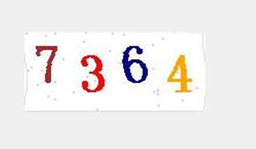
#> input picture denosing_and_painting/test.png, 256 x 149 px, shrunk from 500 x 291 before the run
$ python recognize.py
#> lines starting #> are read from the running program, lines starting #| are printed output that depends on the picture
#coding:utf-8
import sys,os
from PIL import Image,ImageDraw

#二值判断,如果确认是噪声,用改点的上面一个点的灰度进行替换
#该函数也可以改成RGB判断的,具体看需求如何
def getPixel(image,x,y,G,N):
    L = image.getpixel((x,y))
    if L > G:
        L = True
    else:
        L = False

    nearDots = 0
    if L == (image.getpixel((x - 1,y - 1)) > G):
        nearDots += 1
    if L == (image.getpixel((x - 1,y)) > G):
        nearDots += 1
    if L == (image.getpixel((x - 1,y + 1)) > G):
        nearDots += 1
    if L == (image.getpixel((x,y - 1)) > G):
        nearDots += 1
    if L == (image.getpixel((x,y + 1)) > G):
        nearDots += 1
    if L == (image.getpixel((x + 1,y - 1)) > G):
        nearDots += 1
    if L == (image.getpixel((x + 1,y)) > G):
        nearDots += 1
    if L == (image.getpixel((x + 1,y + 1)) > G):
        nearDots += 1

    if nearDots < N:
        return image.getpixel((x,y-1))
    else:
        return None

# 降噪
# 根据一个点A的RGB值，与周围的8个点的RBG值比较，设定一个值N（0 <N <8），当A的RGB值与周围8个点的RGB相等数小于N时，此点为噪点
# G: Integer 图像二值化阀值
# N: Integer 降噪率 0 <N <8
# Z: Integer 降噪次数
# 输出
#  0：降噪成功
#  1：降噪失败
def clearNoise(image,G,N,Z):
    draw = ImageDraw.Draw(image)

    for i in xrange(0,Z):
        for x in xrange(1,image.size[0] - 1):
            for y in xrange(1,image.size[1] - 1):
                color = getPixel(image,x,y,G,N)
                if color != None:
                    draw.point((x,y),color)

#测试代码
def main():
    #打开图片
    image = Image.open("test.png")
#> image is the input picture: PIL image 256x149 RGBA; mean R, G, B, A 240, 236.8, 236, 255

    #将图片转换成灰度图片
    image = image.convert("L")
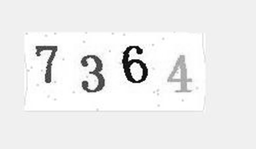
#> image: PIL image 256x149 L; min 5, max 255, mean 237.7

    #去噪,G = 50,N = 4,Z = 4
    clearNoise(image,5000,4,4)
#> the loop in clearNoise, `for i in xrange(0,Z):` made 4 passes

    #保存图片
    image.save("results.png")


if __name__ == '__main__':
    main()
